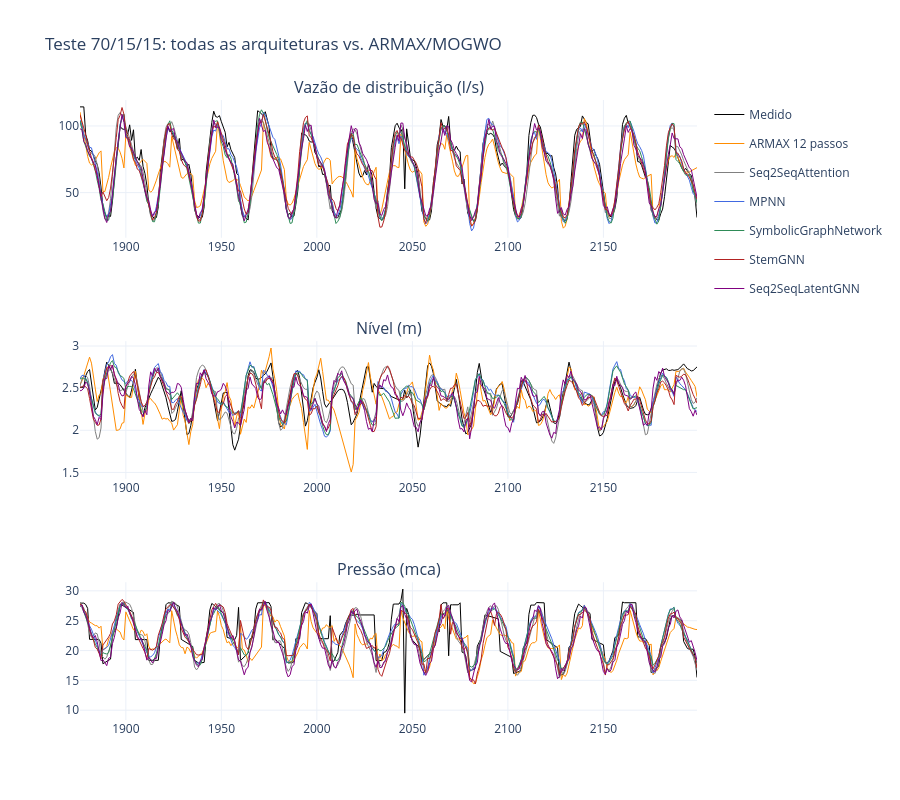

The notebook cell this image was saved under:
### Code cell
labels = ["Vazão de distribuição (l/s)", "Nível (m)", "Pressão (mca)"]
idx = VAL_END + np.arange(len(y_true))
series = {
    "Medido": (y_true, "black"),
    "ARMAX 12 passos": (armax_12, "darkorange"),
}
series.update(
    {
        name: (p, c)
        for (name, p), c in zip(
            preds.items(),
            ["gray", "royalblue", "seagreen", "firebrick", "purple"],
        )
    }
)
fig = make_subplots(rows=3, cols=1, subplot_titles=labels)
for i in range(3):
    for name, (arr, color) in series.items():
        fig.add_trace(
            go.Scatter(
                x=idx,
                y=arr[:, i],
                name=name,
                line=dict(color=color, width=1),
                legendgroup=name,
                showlegend=(i == 0),
            ),
            row=i + 1,
            col=1,
        )
fig.update_layout(
    title_text="Teste 70/15/15: todas as arquiteturas vs. ARMAX/MOGWO",
    height=800,
    template="plotly_white",
    hovermode="x unified",
)
fig.show()

### Figure 1 — Plotly figure (JSON) as saved in the notebook; plotly's stock layout.template omitted (floating-point values rounded to 4 significant figures; data arrays with more than 128 entries replaced by an {"elided": "..."} marker saying what was removed)
{"data": [{"legendgroup": "Medido", "line": {"color": "black", "width": 1}, "name": "Medido", "showlegend": true, "type": "scatter", "x": {"elided": "324 int values"}, "xaxis": "x", "y": {"elided": "324 float values"}, "yaxis": "y"}, {"legendgroup": "ARMAX 12 passos", "line": {"color": "darkorange", "width": 1}, "name": "ARMAX 12 passos", "showlegend": true, "type": "scatter", "x": {"elided": "324 int values"}, "xaxis": "x", "y": {"elided": "324 float values"}, "yaxis": "y"}, {"legendgroup": "Seq2SeqAttention", "line": {"color": "gray", "width": 1}, "name": "Seq2SeqAttention", "showlegend": true, "type": "scatter", "x": {"elided": "324 int values"}, "xaxis": "x", "y": {"elided": "324 float values"}, "yaxis": "y"}, {"legendgroup": "MPNN", "line": {"color": "royalblue", "width": 1}, "name": "MPNN", "showlegend": true, "type": "scatter", "x": {"elided": "324 int values"}, "xaxis": "x", "y": {"elided": "324 float values"}, "yaxis": "y"}, {"legendgroup": "SymbolicGraphNetwork", "line": {"color": "seagreen", "width": 1}, "name": "SymbolicGraphNetwork", "showlegend": true, "type": "scatter", "x": {"elided": "324 int values"}, "xaxis": "x", "y": {"elided": "324 float values"}, "yaxis": "y"}, {"legendgroup": "StemGNN", "line": {"color": "firebrick", "width": 1}, "name": "StemGNN", "showlegend": true, "type": "scatter", "x": {"elided": "324 int values"}, "xaxis": "x", "y": {"elided": "324 float values"}, "yaxis": "y"}, {"legendgroup": "Seq2SeqLatentGNN", "line": {"color": "purple", "width": 1}, "name": "Seq2SeqLatentGNN", "showlegend": true, "type": "scatter", "x": {"elided": "324 int values"}, "xaxis": "x", "y": {"elided": "324 float values"}, "yaxis": "y"}, {"legendgroup": "Medido", "line": {"color": "black", "width": 1}, "name": "Medido", "showlegend": false, "type": "scatter", "x": {"elided": "324 int values"}, "xaxis": "x2", "y": {"elided": "324 float values"}, "yaxis": "y2"}, {"legendgroup": "ARMAX 12 passos", "line": {"color": "darkorange", "width": 1}, "name": "ARMAX 12 passos", "showlegend": false, "type": "scatter", "x": {"elided": "324 int values"}, "xaxis": "x2", "y": {"elided": "324 float values"}, "yaxis": "y2"}, {"legendgroup": "Seq2SeqAttention", "line": {"color": "gray", "width": 1}, "name": "Seq2SeqAttention", "showlegend": false, "type": "scatter", "x": {"elided": "324 int values"}, "xaxis": "x2", "y": {"elided": "324 float values"}, "yaxis": "y2"}, {"legendgroup": "MPNN", "line": {"color": "royalblue", "width": 1}, "name": "MPNN", "showlegend": false, "type": "scatter", "x": {"elided": "324 int values"}, "xaxis": "x2", "y": {"elided": "324 float values"}, "yaxis": "y2"}, {"legendgroup": "SymbolicGraphNetwork", "line": {"color": "seagreen", "width": 1}, "name": "SymbolicGraphNetwork", "showlegend": false, "type": "scatter", "x": {"elided": "324 int values"}, "xaxis": "x2", "y": {"elided": "324 float values"}, "yaxis": "y2"}, {"legendgroup": "StemGNN", "line": {"color": "firebrick", "width": 1}, "name": "StemGNN", "showlegend": false, "type": "scatter", "x": {"elided": "324 int values"}, "xaxis": "x2", "y": {"elided": "324 float values"}, "yaxis": "y2"}, {"legendgroup": "Seq2SeqLatentGNN", "line": {"color": "purple", "width": 1}, "name": "Seq2SeqLatentGNN", "showlegend": false, "type": "scatter", "x": {"elided": "324 int values"}, "xaxis": "x2", "y": {"elided": "324 float values"}, "yaxis": "y2"}, {"legendgroup": "Medido", "line": {"color": "black", "width": 1}, "name": "Medido", "showlegend": false, "type": "scatter", "x": {"elided": "324 int values"}, "xaxis": "x3", "y": {"elided": "324 float values"}, "yaxis": "y3"}, {"legendgroup": "ARMAX 12 passos", "line": {"color": "darkorange", "width": 1}, "name": "ARMAX 12 passos", "showlegend": false, "type": "scatter", "x": {"elided": "324 int values"}, "xaxis": "x3", "y": {"elided": "324 float values"}, "yaxis": "y3"}, {"legendgroup": "Seq2SeqAttention", "line": {"color": "gray", "width": 1}, "name": "Seq2SeqAttention", "showlegend": false, "type": "scatter", "x": {"elided": "324 int values"}, "xaxis": "x3", "y": {"elided": "324 float values"}, "yaxis": "y3"}, {"legendgroup": "MPNN", "line": {"color": "royalblue", "width": 1}, "name": "MPNN", "showlegend": false, "type": "scatter", "x": {"elided": "324 int values"}, "xaxis": "x3", "y": {"elided": "324 float values"}, "yaxis": "y3"}, {"legendgroup": "SymbolicGraphNetwork", "line": {"color": "seagreen", "width": 1}, "name": "SymbolicGraphNetwork", "showlegend": false, "type": "scatter", "x": {"elided": "324 int values"}, "xaxis": "x3", "y": {"elided": "324 float values"}, "yaxis": "y3"}, {"legendgroup": "StemGNN", "line": {"color": "firebrick", "width": 1}, "name": "StemGNN", "showlegend": false, "type": "scatter", "x": {"elided": "324 int values"}, "xaxis": "x3", "y": {"elided": "324 float values"}, "yaxis": "y3"}, {"legendgroup": "Seq2SeqLatentGNN", "line": {"color": "purple", "width": 1}, "name": "Seq2SeqLatentGNN", "showlegend": false, "type": "scatter", "x": {"elided": "324 int values"}, "xaxis": "x3", "y": {"elided": "324 float values"}, "yaxis": "y3"}], "layout": {"annotations": [{"font": {"size": 16}, "showarrow": false, "text": "Vazão de distribuição (l/s)", "x": 0.5, "xanchor": "center", "xref": "paper", "y": 1.0, "yanchor": "bottom", "yref": "paper"}, {"font": {"size": 16}, "showarrow": false, "text": "Nível (m)", "x": 0.5, "xanchor": "center", "xref": "paper", "y": 0.6111, "yanchor": "bottom", "yref": "paper"}, {"font": {"size": 16}, "showarrow": false, "text": "Pressão (mca)", "x": 0.5, "xanchor": "center", "xref": "paper", "y": 0.2222, "yanchor": "bottom", "yref": "paper"}], "height": 800, "hovermode": "x unified", "title": {"text": "Teste 70/15/15: todas as arquiteturas vs. ARMAX/MOGWO"}, "xaxis": {"anchor": "y", "domain": [0.0, 1.0]}, "xaxis2": {"anchor": "y2", "domain": [0.0, 1.0]}, "xaxis3": {"anchor": "y3", "domain": [0.0, 1.0]}, "yaxis": {"anchor": "x", "domain": [0.7778, 1.0]}, "yaxis2": {"anchor": "x2", "domain": [0.3889, 0.6111]}, "yaxis3": {"anchor": "x3", "domain": [0.0, 0.2222]}}}
